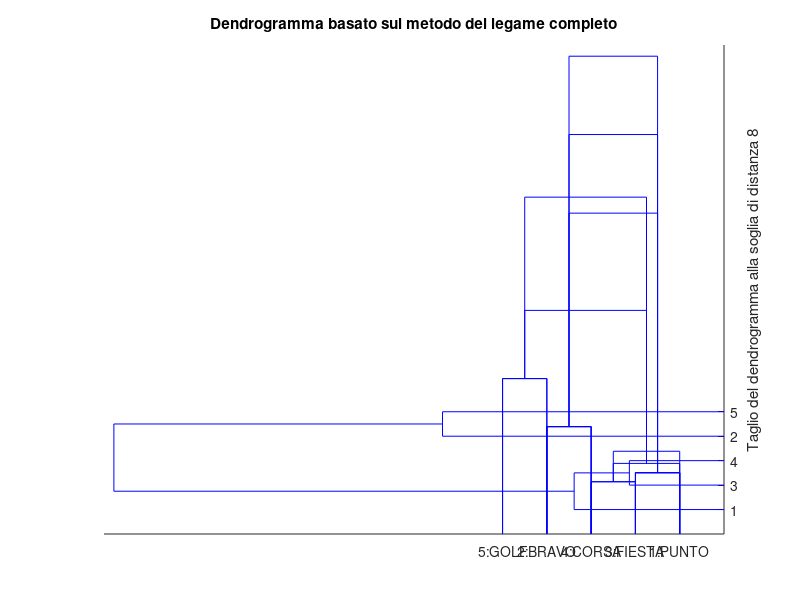

Reproduce this figure in MATLAB. (Note: this script raises an error after producing the figure.)
%% Preparazione input
% Vettore che contiene gli elementi sopra la diagonale principale della
% matrice delle distanze (v. slides)
distanze=[13.123 2.506 17.060 15.628 4.391 19.542];
labels={'1:A', '2:B', '3:C', '4:D'};

%% Clustering con il metodo del legame singolo e dendrogramma
out=linkage(distanze,'single');
% dendrogram(out);

dendrogram(out,'Labels',labels)
title('Dendrogramma basato sul metodo del legame singolo')
ylabel('Livelli di distanza con cui avviene l''aggregazione')


%% Clustering con il metodo del legame completo e dendrogramma
out=linkage(distanze,'complete');
% dendrogram(out);
 dendrogram(out,'labels',labels);
title('Dendrogramma basato sul metodo del legame completo')
ylabel('Livelli di distanza con cui avviene l''aggregazione')

%% Clustering con il metodo del legame medio e dendrogramma
out=linkage(distanze,'average');
dendrogram(out);
title('Dendrogramma basato sul metodo del legame medio')
ylabel('Livelli di distanza con cui avviene l''aggregazione')



%% Esempio 5 modelli di auto
% Vettore che contiene gli elementi sopra la diagonale principale della
% matrice delle distanze (v. slides)
distanze=[10.842 3.384 2.888 9.146 13.777 12.646 6.356 2.137 12.081 10.950];
labels={'1:PUNTO', '2:BRAVO', '3:FIESTA', '4:CORSA', '5:GOLF'};
%% Clustering con il metodo del legame singolo e dendrogramma
out=linkage(distanze,'single');
dendrogram(out,'labels',labels);
title('Dendrogramma basato sul metodo del legame singolo')

%% Clustering con il metodo del legame completo e dendrogramma
out=linkage(distanze,'complete');
dendrogram(out,'labels',labels);
title('Dendrogramma basato sul metodo del legame completo')


%% taglio del dendrogramma
cutoff=8;
% per costruire un dendrogramma personalizzati con colori diversi a seconda
% della soglia
dendrogram(out,'ColorThreshold',cutoff,'Orientation','left');
ylabel('Taglio del dendrogramma alla soglia di distanza 8')
% taglio del dendrogramma e allocazione delle unità ai diversi gruppi
idx=cluster(out,'cutoff',cutoff,'Criterion','distance');

disp(idx)
% Commento le unità 1 3 e 4 (Punto, Fiesta e Corsa) formano un gruppo. Le
% altre due unità 2 e 5 (Bravo e Golf) formano un altro gruppo.

% Visualizzazione labels delle unità e gruppo di appartenenza
disp(strcat(num2str(idx),'--',labels'))

%% Nuove opzione MATLAB 2024b
% ShowCut (true/false)
% 
cutoff=4;
dendrogram(out,'labels',labels,'ColorThreshold',cutoff, ...
    'ShowCut',true);

%% Nuove opzioni MATLAB 2024b 
% ShowMarkers',true,'ClusterIndices',idx
% Le unità appaiono con un simbolo e un colore diverso a seconda del gruppo
% di appartenenza
idx=cluster(out,'cutoff',cutoff,'Criterion','distance');
dendrogram(out,'labels',labels,'ColorThreshold',cutoff, ...
    'ShowCut',true,'ShowMarkers',true,'ClusterIndices',idx);
